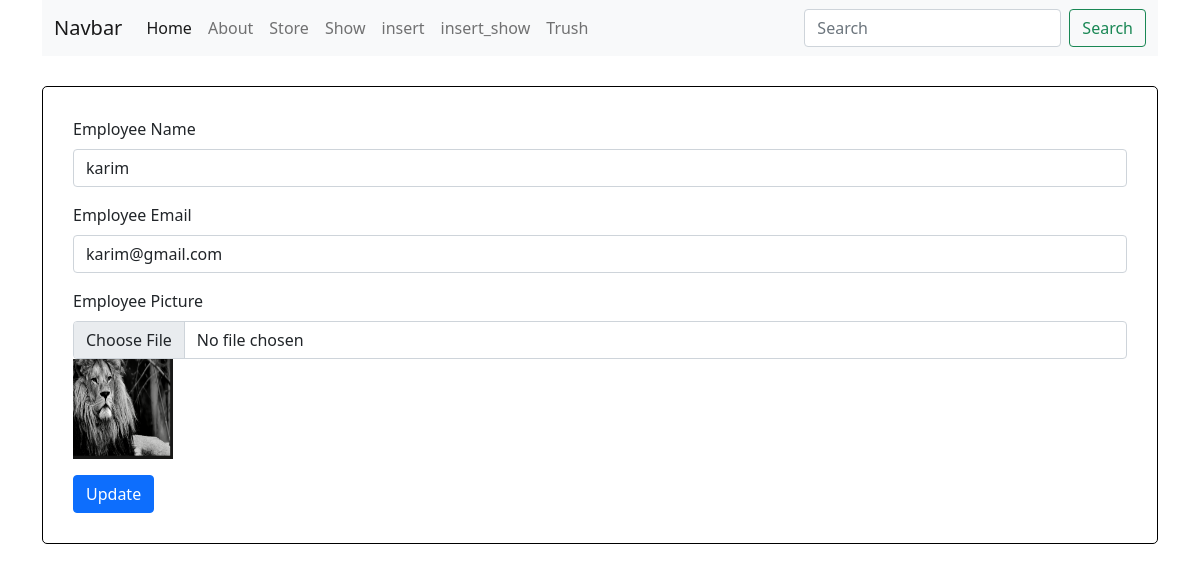
The app's page /emp_edit/4 with its own data.
### website/models.py (models this page shows)
class employee_info(models.Model):
    emp_name = models.CharField(max_length=20)
    emp_email = models.EmailField()
    emp_pic = models.ImageField(upload_to='employee/',blank=True,null=True)
    is_delete = models.BooleanField(default=False)

### website/views.py (the view)
# urls.py: path('emp_edit/<int:id>',views.emp_edit, name="emp_edit"),
def emp_edit(request, id):
    emp_info = employee_info.objects.filter(id=id)
    return render(request, 'emp_edit.html', {'emp_info': emp_info})

### templates/emp_edit.html (shortened to what this page needs)
{% extends "base.html" %}
{% load static %}
{% block content %}
<div class="insert_form" style="border: 1px solid black; padding: 30px; margin-top: 30px; border-radius: 5px;">
  {% for i in emp_info %}
<form action="{% url 'emp_update' i.id %}" method="POST" enctype="multipart/form-data">
    <div class="mb-3">
      <label for="exampleInputNAME" class="form-label">Employee Name</label>
      <input type="text" class="form-control" name="emp_name" value="{{ i.emp_name }}" id="exampleInputNAME" aria-describedby="nameHelp">
    </div>
    <div class="mb-3">
      <label for="exampleInputEmail1" class="form-label">Employee Email</label>
      <input type="email" class="form-control" name="emp_email" value="{{ i.emp_email }}" id="exampleInputEmail1" aria-describedby="emailHelp">
    </div>
    <div class="mb-3">
      <label for="exampleInputPIC" class="form-label">Employee Picture</label>
      <input type="file" class="form-control" name="emp_pic" id="exampleInputPIC" aria-describedby="picHelp">
      <img src="/media/{{ i.emp_pic }}" alt="Bangladesh" style="width: 100px; height: 100px">
    </div>
    <button type="submit" class="btn btn-primary">Update</button>
  </form>
  {% endfor %}
</div>
{% endblock %}

### static/css/style.css (style rules this page uses)
.insert_form { border: 1px solid black; padding: 30px; }

### records on screen
employee_info: emp_name "karim", emp_email "karim@gmail.com", emp_pic (picture)
